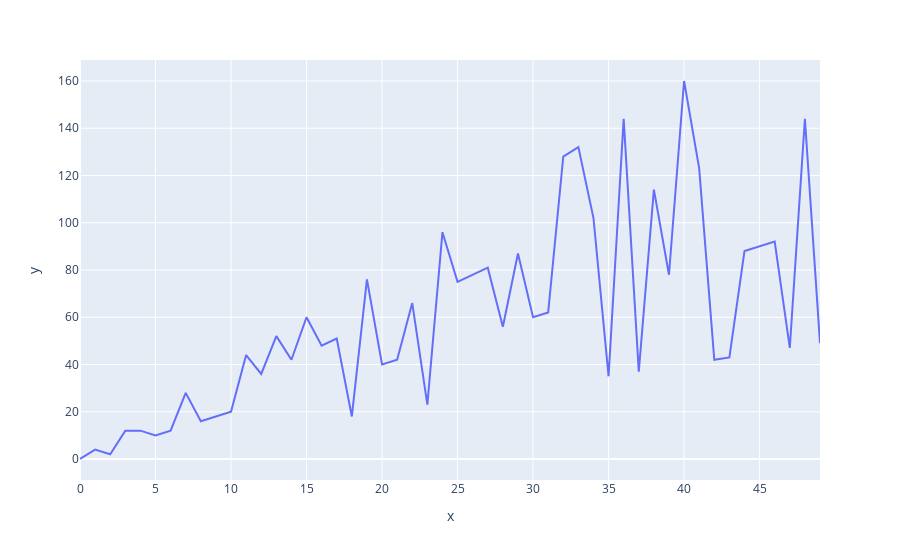

Notebook source saved alongside this figure:
### Markdown cell above
#### **Line Chart - Basic**

### Code cell
fig = px.line(
    data_frame=df,
    x='x',
    y='y'
)

fig.show()

### Figure 1 — Plotly figure (JSON) as saved in the notebook; plotly's stock layout.template omitted (floating-point values rounded to 4 significant figures)
{"data": [{"hovertemplate": "x=%{x}<br>y=%{y}<extra></extra>", "legendgroup": "", "line": {"color": "#636efa", "dash": "solid"}, "marker": {"symbol": "circle"}, "mode": "lines", "name": "", "orientation": "v", "showlegend": false, "type": "scatter", "x": [0, 1, 2, 3, 4, 5, 6, 7, 8, 9, 10, 11, 12, 13, 14, 15, 16, 17, 18, 19, 20, 21, 22, 23, 24, 25, 26, 27, 28, 29, 30, 31, 32, 33, 34, 35, 36, 37, 38, 39, 40, 41, 42, 43, 44, 45, 46, 47, 48, 49], "xaxis": "x", "y": [0, 4, 2, 12, 12, 10, 12, 28, 16, 18, 20, 44, 36, 52, 42, 60, 48, 51, 18, 76, 40, 42, 66, 23, 96, 75, 78, 81, 56, 87, 60, 62, 128, 132, 102, 35, 144, 37, 114, 78, 160, 123, 42, 43, 88, 90, 92, 47, 144, 49], "yaxis": "y"}], "layout": {"legend": {"tracegroupgap": 0}, "margin": {"t": 60}, "xaxis": {"anchor": "y", "domain": [0, 1], "title": {"text": "x"}}, "yaxis": {"anchor": "x", "domain": [0, 1], "title": {"text": "y"}}}}
